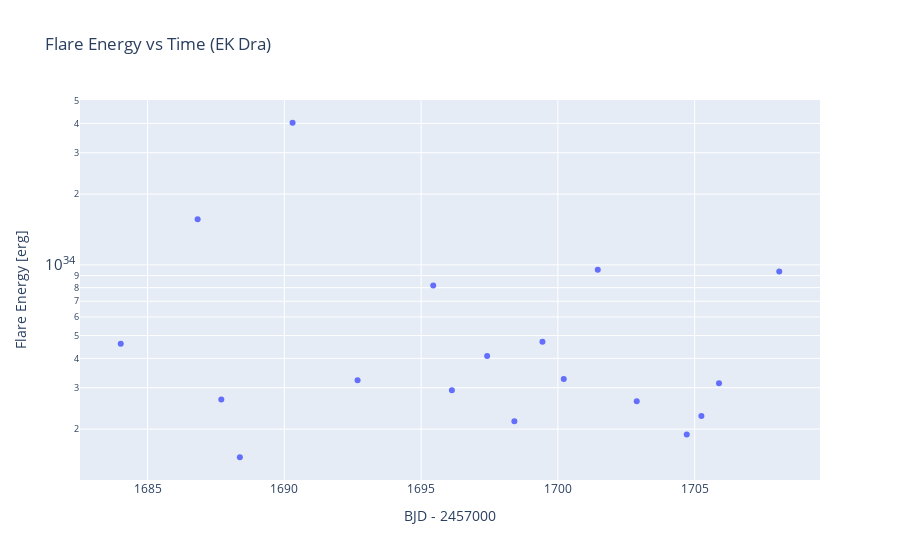
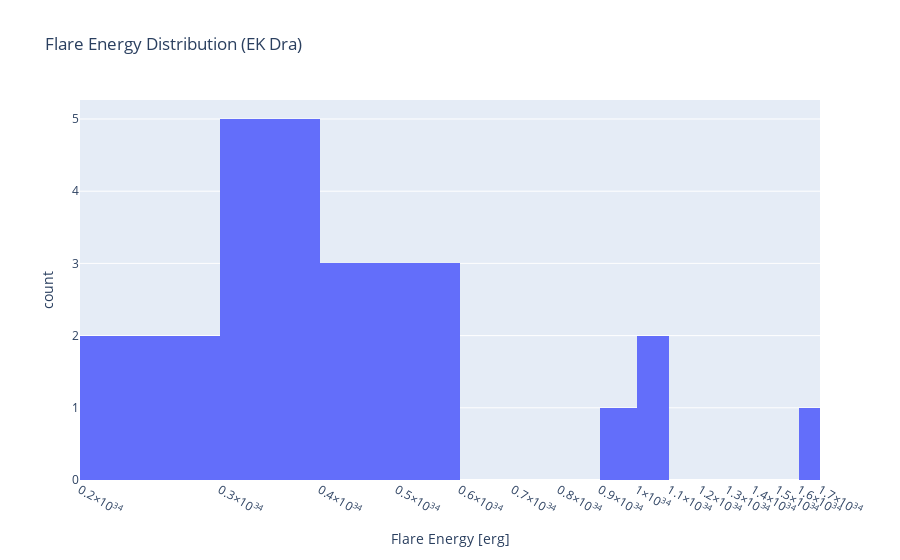

Notebook code for these charts, in order:
### Markdown cell above
## 6. フレアエネルギーの可視化

`BaseFlareDetector` はフレア検出後にフレア毎のエネルギー配列 `energy` と、
ピーク時刻 `peaktime` を保持しています。ここでは：

- エネルギー vs 時刻（散布図）
- エネルギー分布のヒストグラム

を簡易にプロットしてみます。

### Code cell
if detector is None or detector.energy is None or len(detector.energy) == 0:
    print("エネルギー配列がまだ計算されていないか、フレアが検出されていません。")
else:
    # 時刻 vs エネルギー
    fig_scatter = px.scatter(
        x=detector.peaktime,
        y=detector.energy,
        labels={"x": "BJD - 2457000", "y": "Flare Energy [erg]"},
        title="Flare Energy vs Time (EK Dra)",
    )
    fig_scatter.update_yaxes(type="log")
    fig_scatter.show()

    # エネルギーヒストグラム
    fig_hist = px.histogram(
        x=detector.energy,
        nbins=40,
        labels={"x": "Flare Energy [erg]", "y": "Count"},
        title="Flare Energy Distribution (EK Dra)",
    )
    fig_hist.update_xaxes(type="log")
    fig_hist.show()

### Figure 1 — Plotly figure (JSON) as saved in the notebook; plotly's stock layout.template omitted (floating-point values rounded to 4 significant figures)
{"data": [{"hovertemplate": "BJD - 2457000=%{x}<br>Flare Energy [erg]=%{y}<extra></extra>", "legendgroup": "", "marker": {"color": "#636efa", "symbol": "circle"}, "mode": "markers", "name": "", "orientation": "v", "showlegend": false, "type": "scatter", "x": [1684.0, 1687.0, 1688.0, 1688.0, 1690.0, 1693.0, 1695.0, 1696.0, 1697.0, 1698.0, 1699.0, 1700.0, 1701.0, 1703.0, 1705.0, 1705.0, 1706.0, 1708.0], "xaxis": "x", "y": [4.612e+33, 1.565e+34, 2.672e+33, 1.518e+33, 4.025e+34, 3.226e+33, 8.177e+33, 2.927e+33, 4.095e+33, 2.16e+33, 4.706e+33, 3.268e+33, 9.522e+33, 2.626e+33, 1.899e+33, 2.276e+33, 3.136e+33, 9.374e+33], "yaxis": "y"}], "layout": {"legend": {"tracegroupgap": 0}, "title": {"text": "Flare Energy vs Time (EK Dra)"}, "xaxis": {"anchor": "y", "domain": [0, 1], "title": {"text": "BJD - 2457000"}}, "yaxis": {"anchor": "x", "domain": [0, 1], "title": {"text": "Flare Energy [erg]"}, "type": "log"}}}

### Figure 2 — Plotly figure (JSON) as saved in the notebook; plotly's stock layout.template omitted (floating-point values rounded to 4 significant figures)
{"data": [{"bingroup": "x", "hovertemplate": "Flare Energy [erg]=%{x}<br>count=%{y}<extra></extra>", "legendgroup": "", "marker": {"color": "#636efa", "pattern": {"shape": ""}}, "name": "", "nbinsx": 40, "orientation": "v", "showlegend": false, "type": "histogram", "x": [4.612e+33, 1.565e+34, 2.672e+33, 1.518e+33, 4.025e+34, 3.226e+33, 8.177e+33, 2.927e+33, 4.095e+33, 2.16e+33, 4.706e+33, 3.268e+33, 9.522e+33, 2.626e+33, 1.899e+33, 2.276e+33, 3.136e+33, 9.374e+33], "xaxis": "x", "yaxis": "y"}], "layout": {"barmode": "relative", "legend": {"tracegroupgap": 0}, "title": {"text": "Flare Energy Distribution (EK Dra)"}, "xaxis": {"anchor": "y", "domain": [0, 1], "title": {"text": "Flare Energy [erg]"}, "type": "log"}, "yaxis": {"anchor": "x", "domain": [0, 1], "title": {"text": "count"}}}}
